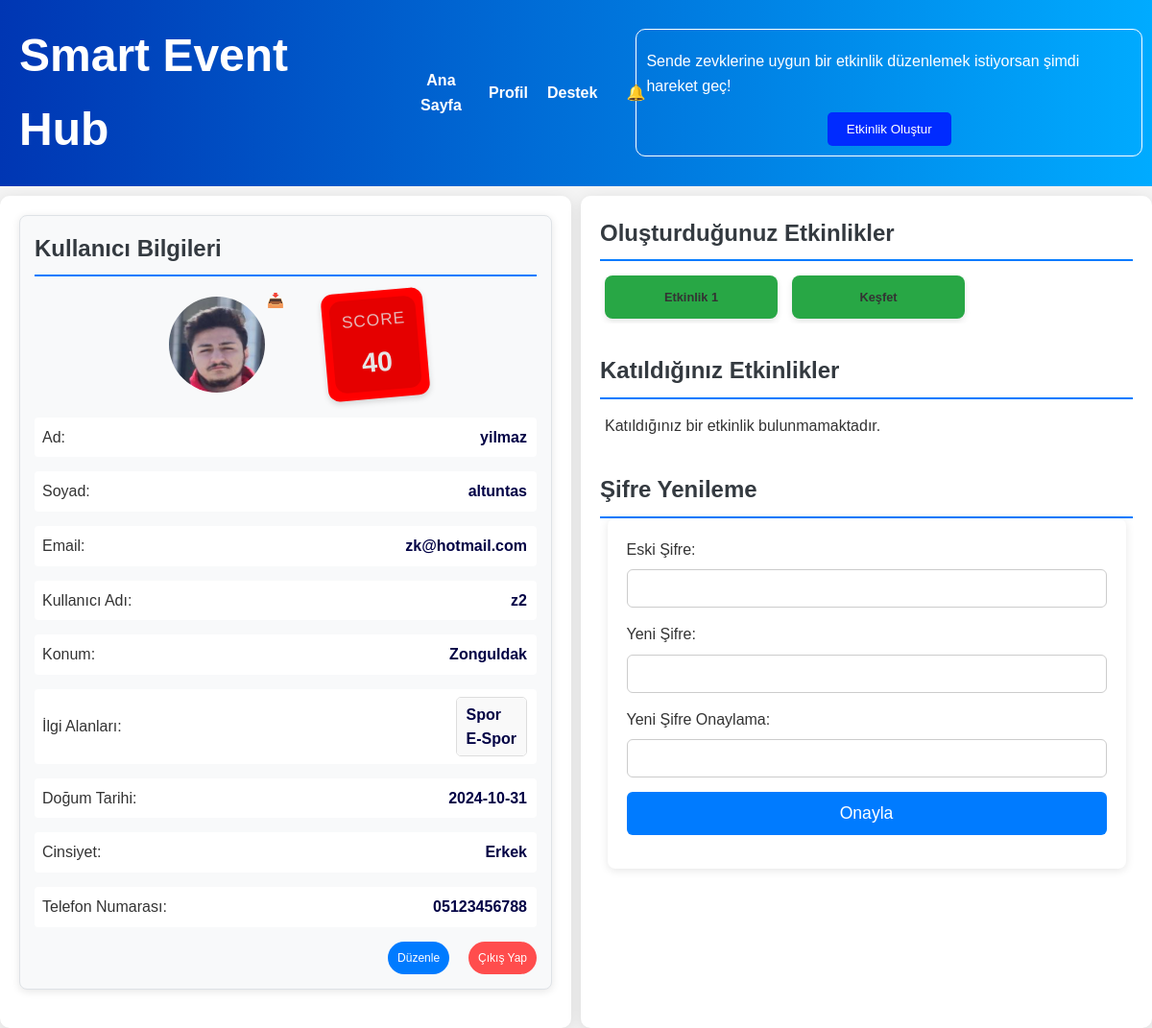
/profile (signed in), run on an earlier commit of the app's database.
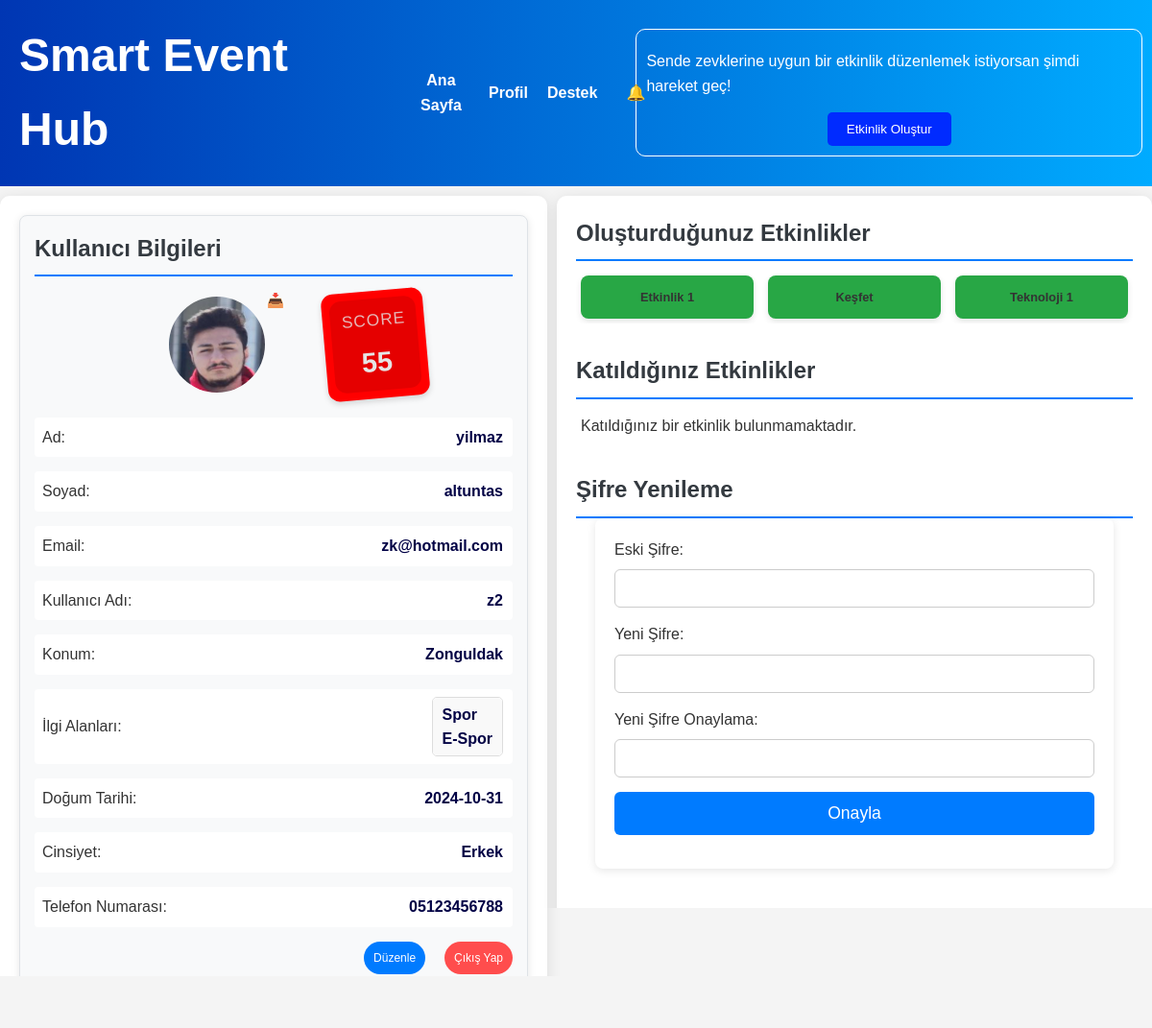
And on a later commit of the database.
### tables this page shows
CREATE TABLE events (
        ID INTEGER PRIMARY KEY AUTOINCREMENT,
        event_name TEXT NOT NULL,
        description TEXT NOT NULL,
        startDate TEXT NOT NULL,
        finishDate TEXT NOT NULL,
        startTime TEXT NOT NULL,
        finishTime TEXT NOT NULL,
        duration TEXT NOT NULL,
        city TEXT NOT NULL,        
        address TEXT NOT NULL,        
        category TEXT NOT NULL,
        creator_username TEXT NOT NULL,
        isApproved BOOLEAN DEFAULT FALSE NOT NULL
    );

### app.py (the view)
@app.route('/profile')
def profile():
    user_data = session.get('user')
    if user_data:
        print(f"User Data: {user_data}")
        interests = user_data.get('interests', [])
        if isinstance(interests, list):
            interests_list = interests
        else:
            interests_list = interests.split(', ') if interests else []
        username = user_data.get('username')
        user_events = get_created_events_by_username(username)
        attended_events = get_user_attended_events(get_user_id_by_username(username))
        user_score = get_user_score(get_user_id_by_username(username))
        return render_template('userProfile.html', user=user_data, interests=interests_list, user_events=user_events, attended_events = attended_events, score=user_score)
    else:
        flash('Lütfen önce giriş yapın!')
        return redirect(url_for('login_form'))

### database.py (called while the page is built)
def get_db_connection():
    conn = sqlite3.connect(DATABASE)
    conn.row_factory = sqlite3.Row
    return conn

def get_user_score(user_id):
    conn = sqlite3.connect(DATABASE)
    cursor = conn.cursor()
    try:
        cursor.execute('''
            SELECT points FROM scores
            WHERE user_ID = ?
        ''', (user_id,))
        result = cursor.fetchone()
        if result:
            return result[0]
        else:
            return 0
    except Exception as e:
        print(f"Bir hata oluştu: {e}")
        return None
    finally:
        conn.close()

def get_user_id_by_username(username):
    conn = sqlite3.connect(DATABASE)
    cursor = conn.cursor()
    cursor.execute("SELECT ID FROM users WHERE username = ?", (username,))
    user = cursor.fetchone()
    if user:
        return user[0]
    else:
        return None
    conn.close()

### templates/userProfile.html (shortened to what the changed rows need)
<!DOCTYPE html>
<html lang="tr">
<head>
    <link rel="stylesheet" href="{{ url_for('static', filename='css/user_style.css') }}">
</head>
<body>
        {% include 'header.html' %}
<div class="profile-wrapper">
            <div class="info-container">
        <section class="user-info">
            <h2>Kullanıcı Bilgileri</h2>
            <div class="user-details">
                <div class="profile-picture-container">
                <div class="rating-container">
                    <span class="score-label">Score</span>
                    <span class="rating-text" id="scoreText" data-score="{{ score }}"> {{ score }} </span>
                </div>
                </div>
                <div class="user-details">
                    <div class="user-info-item">
                    <p>İlgi Alanları:
                        <span class="highlight" id="interests-display">
                            {% for interest in interests %}
                                {{ interest }}<br>
                            {% endfor %}
                        </span>
                    </p>
                    </div>
                </div>
            </div>
        </section>
    </div>
    <div class="event-container">
        <h2>Oluşturduğunuz Etkinlikler</h2>
            <div class="event-list">
                {% for event in user_events %}
                    <a href="{{ url_for('event_detail', event_id=event.ID) }}" class="link">
                        <div class="event-card {% if event.is_approved %}approved{% else %}not-approved{% endif %}">
                            <h3 class="event-title">{{ event['event_name'] }}</h3>
                        </div>
                    </a>
                {% else %}
                    <p>Oluşturduğunuz bir etkinlik bulunmamaktadır.</p>
                {% endfor %}
            </div>
        <h2>Katıldığınız Etkinlikler</h2>
        <h2>Şifre Yenileme</h2>
    </div>
</div>
</body>
</html>

What changed in the data, as far as the page shows it:
added events: event_name "Teknoloji 1"
Also different on the page:
{{ score }}: "40" → "55"
